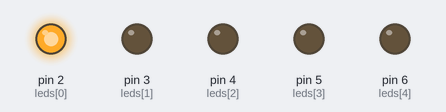
Simulated run of this sketch. Board: Arduino Uno, built with avr-gcc and run on an emulated ATmega328P. Shown: output pins drawn as LEDs (lit = HIGH).

Above: at 0.1 s.
At 4.1 s:
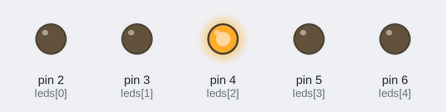
At 8.1 s:
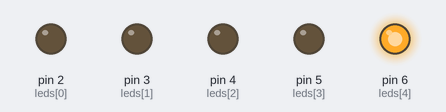
At 16.1 s:
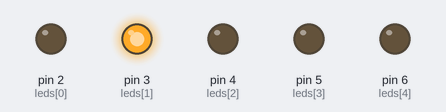
At 26.1 s:
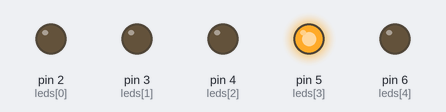
At 39.1 s:
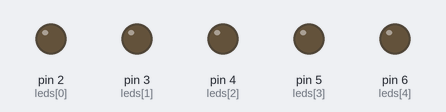
Timing chart, 0 to 40.0 s (numbered marks = the images above):
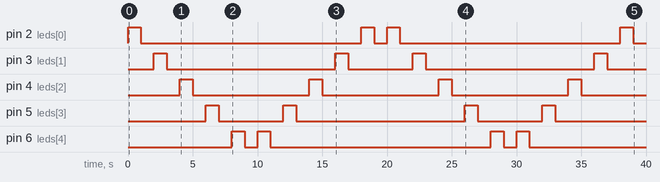

The sketch:

series_led_blink.ino
```cpp
int leds[] = {2, 3, 4, 5, 6}; // Array to store LED pins
const int numLeds = sizeof(leds) / sizeof(leds[0]);

void setup() {
  for (int i = 0; i < numLeds; i++) {
    pinMode(leds[i], OUTPUT);
  }
}

void loop() {
  // Forward sequence
  for (int i = 0; i < numLeds; i++) {
    digitalWrite(leds[i], HIGH);
    delay(1000);
    digitalWrite(leds[i], LOW);
    delay(1000);
  }

  // Reverse sequence
  for (int i = numLeds - 1; i >= 0; i--) {
    digitalWrite(leds[i], HIGH);
    delay(1000);
    digitalWrite(leds[i], LOW);
    delay(1000);
  }
}
```

Measured:
- by itself, pin 2 (leds[0]): LOW → HIGH at 0.00 s, → LOW 1.0 s later, → HIGH 17.0 s later, → LOW 1.0 s later, … (8 changes in this stretch)
- by itself, pin 3 (leds[1]): LOW → HIGH at 2.0 s, → LOW 1.0 s later, → HIGH 13.0 s later, → LOW 1.0 s later, … (8 changes in this stretch)
- by itself, pin 4 (leds[2]): alternates HIGH for 1.0 s and LOW for 9.0 s
- by itself, pin 5 (leds[3]): LOW → HIGH at 6.0 s, → LOW 1.0 s later, → HIGH 5.0 s later, → LOW 1.0 s later, … (8 changes in this stretch)
- by itself, pin 6 (leds[4]): LOW → HIGH at 8.0 s, → LOW 1.0 s later, → HIGH 1.0 s later, → LOW 1.0 s later, … (8 changes in this stretch)
